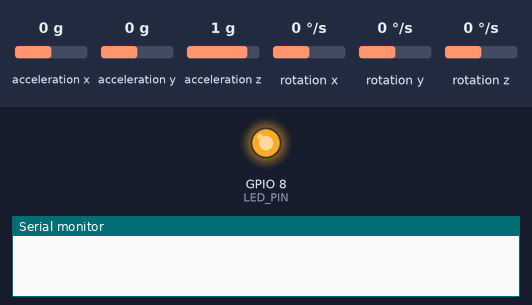
Bench run of a sketch on a simulated ESP32-C3. Parts: output pins drawn as LEDs (lit = HIGH), the last lines printed to the serial monitor. Wiring (inferred from the names in the program): MPU-6050 motion sensor at I2C address 0x68. Dashed ring = blinking. Inputs (shaded band) come from the test bench; at power-on: acceleration x 0 g, rotation y 0 °/s, acceleration y 0 g, acceleration z 1 g, rotation x 0 °/s, rotation z 0 °/s.

Above: at 0.1 s.
At 2.2 s:
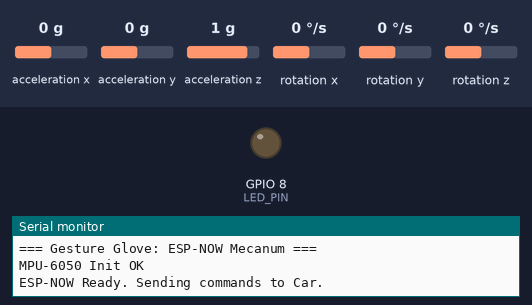
2.3 s: acceleration x set to -1.4 g
At 2.62 s:
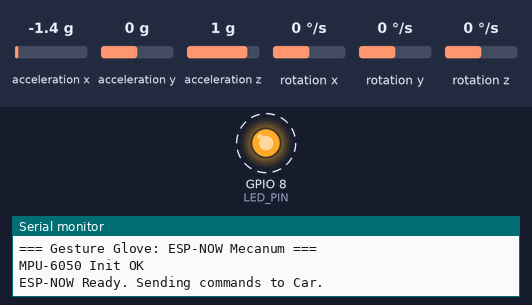
5.3 s: rotation y set to -192 °/s
Timing chart, 0 to 14.3 s (numbered marks = the images above; inputs shaded):
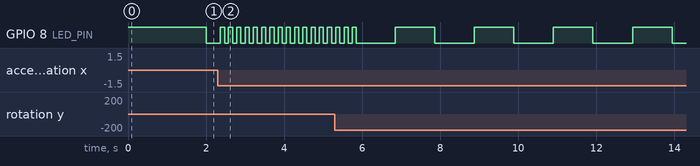

The sketch:

Gesture_Glove.ino
```cpp
/**
 * ============================================================
 *  GESTURE GLOVE CONTROLLER — ESP-NOW Mecanum v1.1
 *  Hardware : ESP32-C3 Super Mini + MPU-6050
 *  Role     : Reads IMU data, calculates Mecanum kinematics,
 *             and sends motor commands directly to the car
 *             via low-latency ESP-NOW protocol.
 * ============================================================
 */

#include <Wire.h>
#include <esp_now.h>
#include <WiFi.h>

// ------------------------------------------------------------
//  HARDWARE & TUNING
// ------------------------------------------------------------
#define I2C_SDA 6
#define I2C_SCL 7
#define LED_PIN 8

const float COMP_ALPHA    = 0.98f;
const float DEAD_ZONE_DEG = 12.0f;
const float MAX_ANGLE_DEG = 45.0f;
const float GYRO_DEAD_Z   = 30.0f; // deg/sec
const float GYRO_MAX_Z    = 150.0f;

const int MIN_SPEED = 80;
const int MAX_SPEED = 220;

const int MPU_ADDR = 0x68;
const float ACCEL_SCALE = 16384.0f;
const float GYRO_SCALE  = 131.0f;

// ------------------------------------------------------------
//  ESP-NOW SETUP
// ------------------------------------------------------------
// Car's MAC Address: 30:76:f5:e7:e6:68
uint8_t carMacAddress[] = {0x30, 0x76, 0xF5, 0xE7, 0xE6, 0x68};

esp_now_peer_info_t peerInfo;

typedef struct CarCommand {
    int16_t fl;
    int16_t fr;
    int16_t rl;
    int16_t rr;
    float pitch;
    float roll;
    float yaw_rate;
} CarCommand;

CarCommand cmd;

// ------------------------------------------------------------
//  STATE
// ------------------------------------------------------------
struct ImuData { float ax, ay, az, gx, gy, gz; };

float pitch = 0, roll = 0;
unsigned long lastUpdate = 0;
unsigned long lastSend = 0;
unsigned long lastLedToggle = 0;
bool ledState = false;

// ------------------------------------------------------------
//  MPU-6050
// ------------------------------------------------------------
void writeReg(uint8_t reg, uint8_t val) {
  Wire.beginTransmission(MPU_ADDR);
  Wire.write(reg);
  Wire.write(val);
  Wire.endTransmission();
}

bool initMPU() {
  Wire.beginTransmission(MPU_ADDR);
  if (Wire.endTransmission() != 0) return false;
  writeReg(0x6B, 0x00); // Wake up
  writeReg(0x1C, 0x00); // Accel config: ±2g
  writeReg(0x1B, 0x00); // Gyro config: ±250°/s
  return true;
}

bool readIMU(ImuData& d) {
  Wire.beginTransmission(MPU_ADDR);
  Wire.write(0x3B);
  if (Wire.endTransmission(false) != 0) return false;

  if (Wire.requestFrom(MPU_ADDR, 14) != 14) return false;
  uint8_t buf[14];
  for (int i=0; i<14; i++) buf[i] = Wire.read();

  d.ax = (int16_t)(buf[0]  << 8 | buf[1])  / ACCEL_SCALE;
  d.ay = (int16_t)(buf[2]  << 8 | buf[3])  / ACCEL_SCALE;
  d.az = (int16_t)(buf[4]  << 8 | buf[5])  / ACCEL_SCALE;
  d.gx = (int16_t)(buf[8]  << 8 | buf[9])  / GYRO_SCALE;
  d.gy = (int16_t)(buf[10] << 8 | buf[11]) / GYRO_SCALE;
  d.gz = (int16_t)(buf[12] << 8 | buf[13]) / GYRO_SCALE;
  return true;
}

void updateAngles(const ImuData& d, float dt) {
  float pa = atan2f(-d.ax, sqrtf(d.ay*d.ay + d.az*d.az)) * RAD_TO_DEG;
  float ra = atan2f( d.ay, d.az) * RAD_TO_DEG;
  pitch = COMP_ALPHA * (pitch + d.gy * dt) + (1.0f - COMP_ALPHA) * pa;
  roll  = COMP_ALPHA * (roll  + d.gx * dt) + (1.0f - COMP_ALPHA) * ra;
}

// ------------------------------------------------------------
//  KINEMATICS
// ------------------------------------------------------------
int getSignedSpeed(float value, float deadZone, float maxValue) {
  if (fabsf(value) < deadZone) return 0;
  float mag = fabsf(value) - deadZone;
  float frac = constrain(mag / (maxValue - deadZone), 0.0f, 1.0f);
  int speed = (int)(MIN_SPEED + frac * (MAX_SPEED - MIN_SPEED));
  return (value > 0) ? speed : -speed;
}

void calculateMecanum(float p, float r, float yaw_rate) {
  // Pitch < 0 means tilt forward -> Positive Y
  int Y = -getSignedSpeed(p, DEAD_ZONE_DEG, MAX_ANGLE_DEG);

  // Roll > 0 means tilt right -> Positive X
  int X = getSignedSpeed(r, DEAD_ZONE_DEG, MAX_ANGLE_DEG);

  // Yaw Rate > 0 means twist right -> Positive Z
  int Z = getSignedSpeed(yaw_rate, GYRO_DEAD_Z, GYRO_MAX_Z);

  // Mecanum mixing equations
  int fl = Y + X + Z;
  int fr = Y - X - Z;
  int rl = Y - X + Z;
  int rr = Y + X - Z;

  // Normalize speeds to keep them within PWM limits
  int max_spd = max(max(abs(fl), abs(fr)), max(abs(rl), abs(rr)));
  if (max_spd > MAX_SPEED) {
    fl = fl * MAX_SPEED / max_spd;
    fr = fr * MAX_SPEED / max_spd;
    rl = rl * MAX_SPEED / max_spd;
    rr = rr * MAX_SPEED / max_spd;
  }

  // Clamp very low values below MIN_SPEED back to 0
  if (abs(fl) < MIN_SPEED) fl = 0;
  if (abs(fr) < MIN_SPEED) fr = 0;
  if (abs(rl) < MIN_SPEED) rl = 0;
  if (abs(rr) < MIN_SPEED) rr = 0;

  cmd.fl = fl;
  cmd.fr = fr;
  cmd.rl = rl;
  cmd.rr = rr;
  cmd.pitch = p;
  cmd.roll = r;
  cmd.yaw_rate = yaw_rate;
}

// ------------------------------------------------------------
//  MAIN
// ------------------------------------------------------------
void setup() {
  Serial.begin(115200);
  pinMode(LED_PIN, OUTPUT);
  digitalWrite(LED_PIN, HIGH);

  delay(1000);
  Serial.println("\n=== Gesture Glove: ESP-NOW Mecanum ===");

  Wire.begin(I2C_SDA, I2C_SCL);
  if (!initMPU()) {
    Serial.println("MPU-6050 NOT FOUND!");
    while (1) { digitalWrite(LED_PIN, !digitalRead(LED_PIN)); delay(100); }
  }
  Serial.println("MPU-6050 Init OK");

  // Init Wi-Fi and ESP-NOW
  WiFi.mode(WIFI_STA);
  if (esp_now_init() != ESP_OK) {
    Serial.println("Error initializing ESP-NOW");
    while(1) { delay(100); }
  }

  // Register peer
  memcpy(peerInfo.peer_addr, carMacAddress, 6);
  peerInfo.channel = 0;
  peerInfo.encrypt = false;
  if (esp_now_add_peer(&peerInfo) != ESP_OK) {
    Serial.println("Failed to add peer");
    while(1) { delay(100); }
  }

  Serial.println("ESP-NOW Ready. Sending commands to Car.");
  lastUpdate = micros();
}

void loop() {
  unsigned long now = micros();
  float dt = (now - lastUpdate) / 1000000.0f;
  lastUpdate = now;

  ImuData d;
  if (readIMU(d)) {
    updateAngles(d, dt);

    // Calculate and update global 'cmd' struct
    calculateMecanum(pitch, roll, d.gz);

    // Send data at 50Hz (every 20ms)
    if (millis() - lastSend >= 20) {
      esp_now_send(carMacAddress, (uint8_t *) &cmd, sizeof(cmd));
      lastSend = millis();

      // Blink LED faster if we're moving
      bool isMoving = (cmd.fl != 0 || cmd.fr != 0 || cmd.rl != 0 || cmd.rr != 0);
      unsigned long blinkRate = isMoving ? 100 : 1000;
      if (millis() - lastLedToggle >= blinkRate) {
        lastLedToggle = millis();
        ledState = !ledState;
        digitalWrite(LED_PIN, ledState);
      }
    }
  } else {
    Serial.println("I2C Error");
  }

  // Sleep remainder of ~5ms loop (200Hz sampling for IMU)
  long wait = 5000 - (micros() - now);
  if (wait > 0) delayMicroseconds(wait);
}
```

Measured:
- by itself, GPIO 8 (LED_PIN): repeats every 0.21 s: LOW 0.11 s, HIGH 0.10 s
